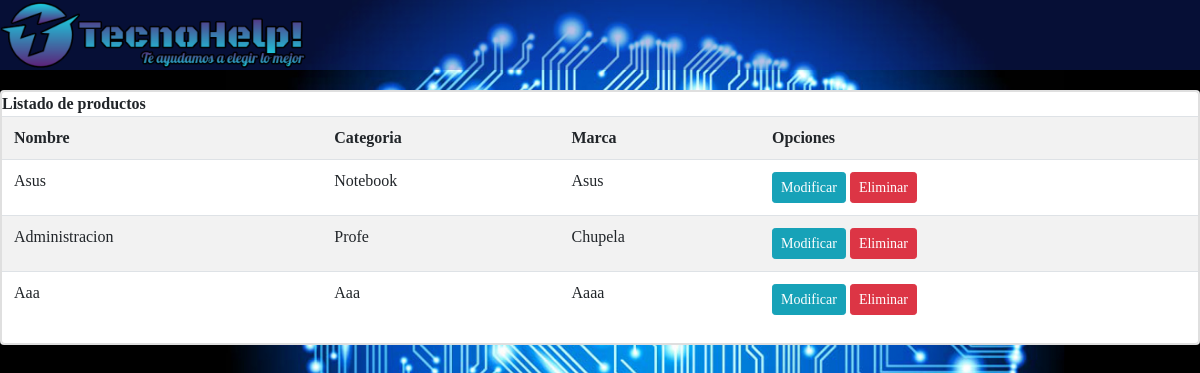
Page /catalogo/listar-productos on the earlier database version.
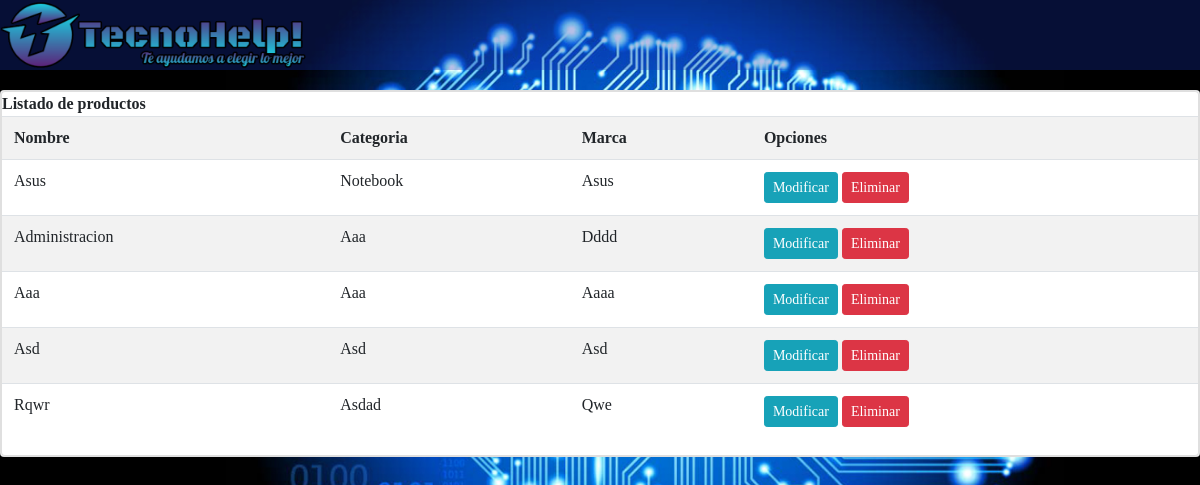
Same page on the later database version.
### catalogo/models.py (models this page shows, shortened)
class Producto(models.Model):
    nombre = models.CharField(max_length=60)
    categoria = models.CharField(max_length=30)
    marca = models.CharField(max_length=30)
    imagen = models.ImageField(upload_to="celulares", null=True)

### catalogo/views.py (the view)
# urls.py: path('listar-productos', views.listar_productos, name='listar_productos'),
def listar_productos(request):
    productos = Producto.objects.all()
    context = {'productos':productos}
    return render(request, 'app/crud/listar.html', context)

### catalogo/templates/app/crud/listar.html (shortened to what this page needs)
{% extends 'app/baseuser.html' %}
{% block js %}
<head>
</head>
{% endblock %}
{% block contenido %}
    <div class="card">
        <div class="card body">
            <b>
                Listado de productos
            </b>
            <table class="table table-striped table-hover table-responsive-sm">
                <tr>
                    <th>Nombre</th>
                    <th>Categoria</th>
                    <th>Marca</th>
                    <th>Opciones</th>
                </tr>
                {% for prod in productos %}
                    <tr>
                        <td>{{ prod.nombre | title }}</td>
                        <td>{{ prod.categoria | title }}</td>
                        <td>{{ prod.marca | title }}</td>
                        <th>
                            <a href="{% url 'modificar_producto' prod.id %}" class="btn btn-info btn-sm">Modificar</a>
                            <a href="#" onclick="eliminarProducto({{prod.id}})" class="btn btn-danger btn-sm">Eliminar</a>
                        </th>
                    </tr>
                {% endfor %}
            </table>
        </div>
    </div>
{% endblock %}

Differences in the rows shown:
changed Producto "Administracion": categoria "Profe" → "Aaa"; marca "Chupela" → "Dddd"
added Producto: nombre "Asd", categoria "Asd", marca "Asd"
added Producto: nombre "Rqwr", categoria "Asdad", marca "Qwe"
